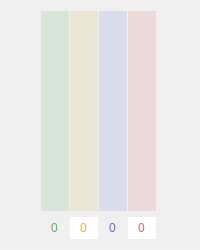
      <widget class="QWidget" name="mmdm_measures">
       <layout class="QGridLayout" name="gridLayout_5">
        <item row="0" column="0">
         <widget class="QFrame" name="mm_container">
          <property name="minimumSize">
           <size>
            <width>120</width>
            <height>0</height>
           </size>
          </property>
          <property name="maximumSize">
           <size>
            <width>120</width>
            <height>16777215</height>
           </size>
          </property>
          <layout class="QGridLayout" name="gridLayout_2">
           <property name="leftMargin">
            <number>0</number>
           </property>
           <property name="topMargin">
            <number>0</number>
           </property>
           <property name="rightMargin">
            <number>0</number>
           </property>
           <property name="bottomMargin">
            <number>0</number>
           </property>
           <property name="horizontalSpacing">
            <number>0</number>
           </property>
           <property name="verticalSpacing">
            <number>6</number>
           </property>
           <item row="0" column="0">
            <widget class="QSlider" name="mood_slider">
             <property name="minimumSize">
              <size>
               <width>28</width>
               <height>200</height>
              </size>
             </property>
             <property name="toolTip">
              <string>&lt;html&gt;&lt;head/&gt;&lt;body&gt;&lt;p&gt;Mood&lt;/p&gt;&lt;/body&gt;&lt;/html&gt;</string>
             </property>
             <property name="styleSheet">
              <string notr="true">
/* ///////////////////////////////////////////////////////////////
QToolTip
/////////////////////////////////////////////////////////////// */
QToolTip {
    background: rgba(23,23,23, 150);
    border: 1px solid rgb(104,174,102);
    border-radius: 5px; 
    padding:4px; 
    text-align: left;
    color: rgb(104,174,102);
}

/* ///////////////////////////////////////////////////////////////
QSlider Colors
/////////////////////////////////////////////////////////////// */

QSlider::handle:vertical {background:rgb(96,175,107);}
QSlider::handle:vertical:hover {background:rgb(126,205,137);}
QSlider::handle:vertical:pressed {background:rgb(76,155,87);}
QSlider::add-page:vertical {background:rgb(96,175,107);}
QSlider::groove:vertical:hover {background:rgba(96,175,107,0.35);}
QSlider::groove:vertical {background:rgba(96,175,107,0.15);}
</string>
             </property>
             <property name="maximum">
              <number>10</number>
             </property>
             <property name="orientation">
              <enum>Qt::Vertical</enum>
             </property>
            </widget>
           </item>
           <item row="1" column="0">
            <widget class="QSpinBox" name="mood">
             <property name="toolTip">
              <string>&lt;html&gt;&lt;head/&gt;&lt;body&gt;&lt;p&gt;Mood&lt;/p&gt;&lt;/body&gt;&lt;/html&gt;</string>
             </property>
             <property name="styleSheet">
              <string notr="true">
/* ///////////////////////////////////////////////////////////////
QToolTip
/////////////////////////////////////////////////////////////// */
QToolTip {
    background: rgba(23,23,23, 150);
    border: 1px solid rgb(104,174,102);
    border-radius: 5px; 
    padding:4px; 
    text-align: left;
    color: rgb(104,174,102);
}

/* ///////////////////////////////////////////////////////////////
QSpinBox
/////////////////////////////////////////////////////////////// */
QSpinBox {background:transparent;color:rgb(96,175,107);}
QSpinBox:hover {color: rgb(156,235,167);}
QSpinBox:focus {color: rgb(126,205,137);}
</string>
             </property>
             <property name="frame">
              <bool>false</bool>
             </property>
             <property name="alignment">
              <set>Qt::AlignCenter</set>
             </property>
             <property name="buttonSymbols">
              <enum>QAbstractSpinBox::NoButtons</enum>
             </property>
             <property name="maximum">
              <number>10</number>
             </property>
            </widget>
           </item>
           <item row="0" column="2">
            <widget class="QSlider" name="depression_slider">
             <property name="minimumSize">
              <size>
               <width>28</width>
               <height>200</height>
              </size>
             </property>
             <property name="toolTip">
              <string>&lt;html&gt;&lt;head/&gt;&lt;body&gt;&lt;p&gt;Depression&lt;/p&gt;&lt;/body&gt;&lt;/html&gt;</string>
             </property>
             <property name="styleSheet">
              <string notr="true">
/* ///////////////////////////////////////////////////////////////
QToolTip
/////////////////////////////////////////////////////////////// */
QToolTip {
    background: rgba(23,23,23, 150);
    border: 1px solid rgb(93,112,219);
    border-radius: 5px; 
    padding:4px; 
    text-align: left;
    color: rgb(93,112,219);
}
/* ////////////////////////////////////////////////////////////////////////
depression slider
//////////////////////////////////////////////////////////////////////// */
QSlider::handle:vertical {background:rgb(87,111,215);}
QSlider::handle:vertical:hover {background:rgb(117,141,245);}
QSlider::handle:vertical:pressed {background:rgb(67,91,195);}
QSlider::add-page:vertical {background:rgb(87,111,215);}
QSlider::groove:vertical:hover{background:rgba(87,111,215,0.35);}

QSlider::groove:vertical {background:rgba(87,111,215,0.15);}</string>
             </property>
             <property name="maximum">
              <number>10</number>
             </property>
             <property name="orientation">
              <enum>Qt::Vertical</enum>
             </property>
            </widget>
           </item>
           <item row="1" column="2">
            <widget class="QSpinBox" name="depression">
             <property name="toolTip">
              <string>&lt;html&gt;&lt;head/&gt;&lt;body&gt;&lt;p&gt;Depression&lt;/p&gt;&lt;/body&gt;&lt;/html&gt;</string>
             </property>
             <property name="styleSheet">
              <string notr="true">
/* ///////////////////////////////////////////////////////////////
QToolTip
/////////////////////////////////////////////////////////////// */
QToolTip {
    background: rgba(23,23,23, 150);
    border: 1px solid rgb(93,112,219);
    border-radius: 5px; 
    padding:4px; 
    text-align: left;
    color: rgb(93,112,219);
}

/* ///////////////////////////////////////////////////////////////
QSpinBox
/////////////////////////////////////////////////////////////// */
QSpinBox {color:rgb(87,111,215);background:transparent;}
QSpinBox:hover {color: rgb(147,171,255);}
QSpinBox:focus {color: rgb(117,141,245);}
</string>
             </property>
             <property name="frame">
              <bool>false</bool>
             </property>
             <property name="alignment">
              <set>Qt::AlignCenter</set>
             </property>
             <property name="buttonSymbols">
              <enum>QAbstractSpinBox::NoButtons</enum>
             </property>
             <property name="maximum">
              <number>10</number>
             </property>
            </widget>
           </item>
           <item row="1" column="1">
            <widget class="QSpinBox" name="mania">
             <property name="toolTip">
              <string>&lt;html&gt;&lt;head/&gt;&lt;body&gt;&lt;p&gt;Mania&lt;/p&gt;&lt;/body&gt;&lt;/html&gt;</string>
             </property>
             <property name="styleSheet">
              <string notr="true">
/* ///////////////////////////////////////////////////////////////
QToolTip
/////////////////////////////////////////////////////////////// */
QToolTip {
    background: rgba(23,23,23, 150);
    border: 1px solid rgb(184,153,222);
    border-radius: 5px; 
    padding:4px; 
    text-align: left;
    color: rgb(184,153,222);
}



    /* ///////////////////////////////////////////////////////////////
    QSpinBox
    /////////////////////////////////////////////////////////////// */
    QSpinBox {color:rgb(220,180,74);}
    QSpinBox:hover {color: rgb(255,240,134);}
    QSpinBox:focus {color: rgb(250,210,104);}
    </string>
             </property>
             <property name="frame">
              <bool>false</bool>
             </property>
             <property name="alignment">
              <set>Qt::AlignCenter</set>
             </property>
             <property name="buttonSymbols">
              <enum>QAbstractSpinBox::NoButtons</enum>
             </property>
             <property name="maximum">
              <number>10</number>
             </property>
            </widget>
           </item>
           <item row="0" column="1">
            <widget class="QSlider" name="mania_slider">
             <property name="minimumSize">
              <size>
               <width>28</width>
               <height>200</height>
              </size>
             </property>
             <property name="toolTip">
              <string>&lt;html&gt;&lt;head/&gt;&lt;body&gt;&lt;p&gt;Mania&lt;/p&gt;&lt;/body&gt;&lt;/html&gt;</string>
             </property>
             <property name="styleSheet">
              <string notr="true">
/* ///////////////////////////////////////////////////////////////
QToolTip
/////////////////////////////////////////////////////////////// */
QToolTip {
    background: rgba(23,23,23, 150);
    border: 1px solid rgb(249,195,94);
    border-radius: 5px; 
    padding:4px; 
    text-align: left;
    color: rgb(249,195,94);
}

/* ///////////////////////////////////////////////////////////////
QSlider Colors
/////////////////////////////////////////////////////////////// */


    /* ///////////////////////////////////////////////////////////////
    QSlider Colors
    /////////////////////////////////////////////////////////////// */
    
QSlider::handle:vertical {background:rgb(220,180,74);}
QSlider::handle:vertical:hover {background:rgb(250,210,104);}
QSlider::handle:vertical:pressed {background:rgb(200,160,54);}
QSlider::add-page:vertical {background:rgb(220,180,74);}
QSlider::groove:vertical:hover {background:rgba(220,180,74,0.35);}
QSlider::groove:vertical {background:rgba(220,180,74,0.15);}
    </string>
             </property>
             <property name="maximum">
              <number>10</number>
             </property>
             <property name="orientation">
              <enum>Qt::Vertical</enum>
             </property>
            </widget>
           </item>
           <item row="1" column="3">
            <widget class="QSpinBox" name="mixed_risk">
             <property name="toolTip">
              <string>&lt;html&gt;&lt;head/&gt;&lt;body&gt;&lt;p&gt;Mixed Risk&lt;/p&gt;&lt;/body&gt;&lt;/html&gt;</string>
             </property>
             <property name="styleSheet">
              <string notr="true">
/* ///////////////////////////////////////////////////////////////
QToolTip
/////////////////////////////////////////////////////////////// */
QToolTip {
    background: rgba(23,23,23, 150);
    border: 1px solid rgb(220,99,108);
    border-radius: 5px; 
    padding:4px; 
    text-align: left;
    color: rgb(220,99,108);
}

/* ///////////////////////////////////////////////////////////////
QSpinBox
/////////////////////////////////////////////////////////////// */
QSpinBox {color:rgb(222,100,109);}
QSpinBox:hover {color: rgb(255,160,169);}
QSpinBox:focus {color: rgb(252,130,139);}
</string>
             </property>
             <property name="frame">
              <bool>false</bool>
             </property>
             <property name="alignment">
              <set>Qt::AlignCenter</set>
             </property>
             <property name="buttonSymbols">
              <enum>QAbstractSpinBox::NoButtons</enum>
             </property>
             <property name="maximum">
              <number>10</number>
             </property>
            </widget>
           </item>
           <item row="0" column="3">
            <widget class="QSlider" name="mixed_risk_slider">
             <property name="minimumSize">
              <size>
               <width>28</width>
               <height>200</height>
              </size>
             </property>
             <property name="toolTip">
              <string>&lt;html&gt;&lt;head/&gt;&lt;body&gt;&lt;p&gt;Mixed Risk&lt;/p&gt;&lt;/body&gt;&lt;/html&gt;</string>
             </property>
             <property name="styleSheet">
              <string notr="true">
/* ///////////////////////////////////////////////////////////////
QToolTip
/////////////////////////////////////////////////////////////// */
QToolTip {
    background: rgba(23,23,23, 150);
    border: 1px solid rgb(220,99,108);
    border-radius: 5px; 
    padding:4px; 
    text-align: left;
    color: rgb(220,99,108);
}

/* ///////////////////////////////////////////////////////////////
QSlider Colors
/////////////////////////////////////////////////////////////// */

QSlider::handle:vertical {background:rgb(222,100,109);}
QSlider::handle:vertical:hover {background:rgb(252,130,139);}
QSlider::handle:vertical:pressed {background:rgb(202,80,89);}
QSlider::add-page:vertical{background:rgb(222,100,109);}
QSlider::groove:vertical:hover {background:rgba(222,100,109,0.35);}
QSlider::groove:vertical {background:rgba(222,100,109,0.15);}</string>
             </property>
             <property name="maximum">
              <number>10</number>
             </property>
             <property name="orientation">
              <enum>Qt::Vertical</enum>
             </property>
            </widget>
           </item>
          </layout>
         </widget>
        </item>
       </layout>
      </widget>
